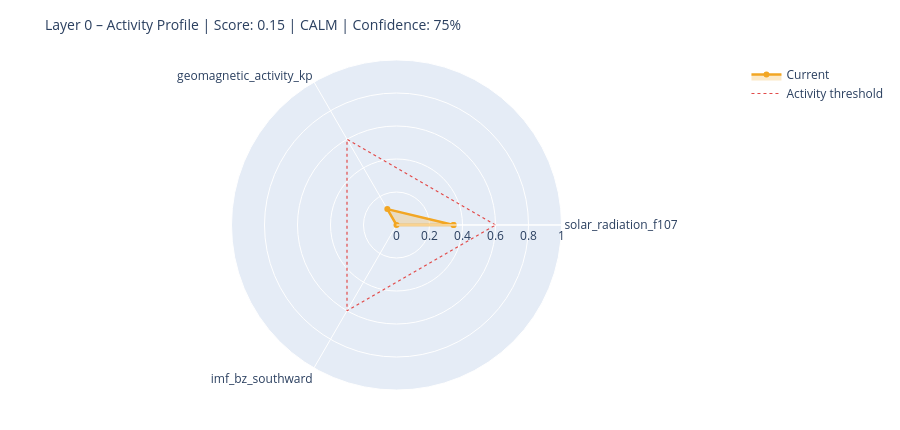

The code cell stored with this chart in its notebook:
### Markdown cell above
---
## 6. State Assessment & Handoff to Layer 1

### Code cell
# ============================================================
# STEP 1 – Collect raw values with source modes
# Mode: 'primary' | 'fallback_3h' | 'last_valid' | 'missing'
# ============================================================

def safe_last(df, col):
    if df is None or col not in df.columns: return None
    s = df[col].dropna()
    return float(s.iloc[-1]) if not s.empty else None

f107_now = safe_last(df_f107, 'f10.7')
bz_now   = safe_last(df_mag,  'bz_gsm')
kp_now   = safe_last(df_kp,   'kp')
sw_now   = safe_last(df_sw,   'speed')

source_modes = {
    'F10.7':    'primary'  if f107_now is not None else 'missing',
    'Kp':       'primary'  if kp_now   is not None else 'missing',
    'IMF_Bz':   'primary'  if bz_now   is not None else 'missing',
    'SW_speed': 'primary'  if sw_now   is not None else 'missing',
}

# Kp Fallback – 3h endpoint
if kp_now is None:
    try:
        r = requests.get(
            'https://services.swpc.noaa.gov/json/noaa-planetary-k-index.json',
            timeout=10)
        r.raise_for_status()
        fb = pd.DataFrame(r.json())
        tc = next((c for c in fb.columns if 'time' in c.lower()), fb.columns[0])
        kc = next((c for c in fb.columns if 'kp' in c.lower() and c != tc), None)
        if kc:
            fb[kc] = fb[kc].astype(str).str.extract(r'([0-9]+(?:\.[0-9]*)?)')[0]
            fb[kc] = pd.to_numeric(fb[kc], errors='coerce')
            fb = fb[fb[kc] >= 0].dropna(subset=[kc])
            if not fb.empty:
                kp_now = float(fb[kc].iloc[-1])
                source_modes['Kp'] = 'fallback_3h'
                print(f'  Kp fallback (3h): {kp_now:.1f}')
    except Exception as e:
        print(f'  Kp fallback failed: {e}')

# Solar Wind Fallback – last valid value
if sw_now is None and df_sw is not None and 'speed' in df_sw.columns:
    s = df_sw['speed'].dropna()
    if not s.empty:
        sw_now = float(s.iloc[-1])
        source_modes['SW_speed'] = 'last_valid'
        print(f'  SW fallback (last_valid): {sw_now:.0f} km/s')

print()
print('Source modes:', source_modes)

# ============================================================
# STEP 2 – Score from available components only
# ============================================================

def norm(v, lo, hi):
    if v is None: return None
    return max(0.0, min(1.0, (v - lo) / (hi - lo)))

COMPONENTS = {
    'solar_radiation_f107':    (f107_now, norm(f107_now, 60, 250)),
    'geomagnetic_activity_kp': (kp_now,   norm(kp_now,   0,   9)),
    'imf_bz_southward':        (bz_now,   norm(-(bz_now or 0) if bz_now else None, -5, 30)
                                           if bz_now is not None else None),
    'solar_wind_speed':        (sw_now,   norm(sw_now, 300, 800)),
}

available   = {k: v[1] for k, v in COMPONENTS.items() if v[1] is not None}
unavailable = [k for k, v in COMPONENTS.items() if v[1] is None]

layer0_score = round(sum(available.values()) / len(available), 4) if available else None
confidence   = round(len(available) / len(COMPONENTS), 2)

level = ('unknown'  if layer0_score is None
         else 'calm'     if layer0_score < 0.3
         else 'moderate' if layer0_score < 0.6
         else 'active')

# ============================================================
# STEP 3 – Dominant Driver
# ============================================================

def dominant_driver(kp, f107, bz, sw):
    candidates = []
    if kp   is not None and kp   >= 4:   candidates.append(('geomagnetic',    kp / 9))
    if sw   is not None and sw   >= 500:  candidates.append(('solar_wind',     sw / 800))
    if bz   is not None and bz   <= -5:   candidates.append(('imf_southward',  abs(bz) / 30))
    if f107 is not None and f107 >= 150:  candidates.append(('solar_radiation',f107 / 250))
    return max(candidates, key=lambda x: x[1])[0] if candidates else 'none'

driver = dominant_driver(kp_now, f107_now, bz_now, sw_now)

# ============================================================
# STEP 4 – Downstream expectations
# ============================================================

def downstream_expectation(driver, score, kp, bz, f107):
    exp = {
        'magnetosphere':        'calm',
        'ionosphere':           'calm',
        'schumann_resonance':   'unchanged',
        'lithosphere_currents': 'low',
    }
    if driver == 'geomagnetic' or (kp and kp >= 5):
        exp['magnetosphere']        = 'compressed / storm'
        exp['ionosphere']           = 'elevated disturbance (TEC variability)'
        exp['schumann_resonance']   = 'elevated amplitude possible'
        exp['lithosphere_currents'] = 'elevated induction currents'
    elif driver == 'imf_southward' or (bz and bz <= -5):
        exp['magnetosphere']        = 'energy coupling active'
        exp['ionosphere']           = 'elevated electron density possible'
        exp['schumann_resonance']   = 'slight modulation possible'
    elif driver == 'solar_radiation' or (f107 and f107 >= 150):
        exp['ionosphere']           = 'elevated ionization (F-layer)'
        exp['schumann_resonance']   = 'slightly elevated background activity'
    return exp

downstream = downstream_expectation(driver, layer0_score, kp_now, bz_now, f107_now)

# ============================================================
# CONSOLE OUTPUT
# ============================================================

W = 58
print('=' * W)
print('LAYER 0 – STATE ASSESSMENT')
print('=' * W)
for name, (raw_v, score_v) in COMPONENTS.items():
    if score_v is not None:
        bar = '█' * int(score_v * 20) + '░' * (20 - int(score_v * 20))
        print(f'  {name:<35}  {bar}  {score_v:.2f}')
    else:
        print(f'  {name:<35}  {"─" * 20}  n/a')
print('-' * W)
print(f'  Score ({len(available)}/{len(COMPONENTS)} components):  {layer0_score:.3f}')
print(f'  Confidence:         {confidence:.0%}')
print(f'  Level:              {level.upper()}')
print(f'  Dominant Driver:    {driver}')

# Radar chart
cats = list(available.keys())
vals = list(available.values())
if len(cats) >= 3:
    fig = go.Figure()
    fig.add_trace(go.Scatterpolar(
        r=vals + [vals[0]], theta=cats + [cats[0]],
        fill='toself', fillcolor='rgba(242,166,35,0.25)',
        line=dict(color='#F2A623', width=2.5), name='Current'
    ))
    fig.add_trace(go.Scatterpolar(
        r=[0.6] * (len(cats) + 1), theta=cats + [cats[0]],
        line=dict(color='#E24B4A', dash='dot', width=1.2),
        mode='lines', name='Activity threshold'
    ))
    fig.update_layout(
        title=dict(text=f'Layer 0 – Activity Profile | Score: {layer0_score:.2f} | {level.upper()} | Confidence: {confidence:.0%}',
                   font=dict(size=14)),
        polar=dict(radialaxis=dict(visible=True, range=[0, 1])),
        height=430, showlegend=True,
        margin=dict(l=60, r=60, t=60, b=40)
    )
    fig.show()

### Figure 1 — Plotly figure (JSON) as saved in the notebook; plotly's stock layout.template omitted (floating-point values rounded to 4 significant figures)
{"data": [{"fill": "toself", "fillcolor": "rgba(242,166,35,0.25)", "line": {"color": "#F2A623", "width": 2.5}, "name": "Current", "r": [0.3457, 0.1111, 0.0, 0.3457], "theta": ["solar_radiation_f107", "geomagnetic_activity_kp", "imf_bz_southward", "solar_radiation_f107"], "type": "scatterpolar"}, {"line": {"color": "#E24B4A", "dash": "dot", "width": 1.2}, "mode": "lines", "name": "Activity threshold", "r": [0.6, 0.6, 0.6, 0.6], "theta": ["solar_radiation_f107", "geomagnetic_activity_kp", "imf_bz_southward", "solar_radiation_f107"], "type": "scatterpolar"}], "layout": {"height": 430, "margin": {"b": 40, "l": 60, "r": 60, "t": 60}, "polar": {"radialaxis": {"range": [0, 1], "visible": true}}, "showlegend": true, "title": {"font": {"size": 14}, "text": "Layer 0 – Activity Profile | Score: 0.15 | CALM | Confidence: 75%"}}}
